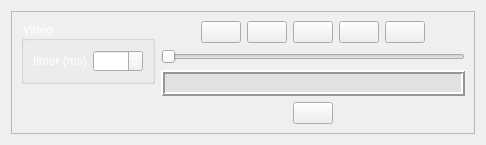
         <widget class="QWidget" name="video_database">
          <layout class="QGridLayout" name="gridLayout_2">
           <item row="0" column="0">
            <widget class="QFrame" name="frame_6">
             <property name="frameShape">
              <enum>QFrame::StyledPanel</enum>
             </property>
             <property name="frameShadow">
              <enum>QFrame::Raised</enum>
             </property>
             <layout class="QHBoxLayout" name="horizontalLayout_17">
              <item>
               <layout class="QVBoxLayout" name="verticalLayout_18">
                <item>
                 <layout class="QVBoxLayout" name="verticalLayout_20">
                  <property name="spacing">
                   <number>6</number>
                  </property>
                  <property name="sizeConstraint">
                   <enum>QLayout::SetDefaultConstraint</enum>
                  </property>
                  <item>
                   <widget class="QGroupBox" name="groupBox_2">
                    <property name="minimumSize">
                     <size>
                      <width>0</width>
                      <height>0</height>
                     </size>
                    </property>
                    <property name="maximumSize">
                     <size>
                      <width>16777215</width>
                      <height>16777215</height>
                     </size>
                    </property>
                    <property name="styleSheet">
                     <string notr="true">color: rgb(255,255,255)</string>
                    </property>
                    <property name="title">
                     <string>Video</string>
                    </property>
                    <layout class="QVBoxLayout" name="verticalLayout_21">
                     <item>
                      <layout class="QFormLayout" name="formLayout_2">
                       <item row="0" column="0">
                        <widget class="QLabel" name="lbl_timer">
                         <property name="text">
                          <string>timer (ms)</string>
                         </property>
                        </widget>
                       </item>
                       <item row="0" column="1">
                        <widget class="QSpinBox" name="spnbx_timer">
                         <property name="minimumSize">
                          <size>
                           <width>50</width>
                           <height>0</height>
                          </size>
                         </property>
                         <property name="maximumSize">
                          <size>
                           <width>50</width>
                           <height>16777215</height>
                          </size>
                         </property>
                         <property name="minimum">
                          <number>1</number>
                         </property>
                         <property name="maximum">
                          <number>100000</number>
                         </property>
                         <property name="value">
                          <number>20</number>
                         </property>
                        </widget>
                       </item>
                      </layout>
                     </item>
                    </layout>
                   </widget>
                  </item>
                  <item>
                   <spacer name="verticalSpacer">
                    <property name="orientation">
                     <enum>Qt::Vertical</enum>
                    </property>
                    <property name="sizeHint" stdset="0">
                     <size>
                      <width>20</width>
                      <height>40</height>
                     </size>
                    </property>
                   </spacer>
                  </item>
                 </layout>
                </item>
               </layout>
              </item>
              <item>
               <layout class="QVBoxLayout" name="verticalLayout_19">
                <item>
                 <layout class="QVBoxLayout" name="verticalLayout_22">
                  <item>
                   <layout class="QHBoxLayout" name="horizontalLayout_15">
                    <item>
                     <spacer name="horizontalSpacer_5">
                      <property name="orientation">
                       <enum>Qt::Horizontal</enum>
                      </property>
                      <property name="sizeHint" stdset="0">
                       <size>
                        <width>40</width>
                        <height>20</height>
                       </size>
                      </property>
                     </spacer>
                    </item>
                    <item>
                     <widget class="QPushButton" name="btn_open_video">
                      <property name="autoFillBackground">
                       <bool>false</bool>
                      </property>
                      <property name="styleSheet">
                       <string notr="true"/>
                      </property>
                      <property name="text">
                       <string/>
                      </property>
                      <property name="icon">
                       <iconset>
                        <normaloff>icons/video_player/folder-svgrepo-com.svg</normaloff>icons/video_player/folder-svgrepo-com.svg</iconset>
                      </property>
                      <property name="iconSize">
                       <size>
                        <width>32</width>
                        <height>32</height>
                       </size>
                      </property>
                     </widget>
                    </item>
                    <item>
                     <widget class="QPushButton" name="btn_rewind">
                      <property name="text">
                       <string/>
                      </property>
                      <property name="icon">
                       <iconset>
                        <normaloff>icons/video_player/skip-start-circle-svgrepo-com.svg</normaloff>icons/video_player/skip-start-circle-svgrepo-com.svg</iconset>
                      </property>
                      <property name="iconSize">
                       <size>
                        <width>32</width>
                        <height>32</height>
                       </size>
                      </property>
                     </widget>
                    </item>
                    <item>
                     <widget class="QPushButton" name="btn_back">
                      <property name="text">
                       <string/>
                      </property>
                      <property name="icon">
                       <iconset>
                        <normaloff>icons/video_player/fast-backward-arrows-button-svgrepo-com.svg</normaloff>icons/video_player/fast-backward-arrows-button-svgrepo-com.svg</iconset>
                      </property>
                      <property name="iconSize">
                       <size>
                        <width>32</width>
                        <height>32</height>
                       </size>
                      </property>
                     </widget>
                    </item>
                    <item>
                     <widget class="QPushButton" name="btn_play_pause">
                      <property name="text">
                       <string/>
                      </property>
                      <property name="icon">
                       <iconset>
                        <normaloff>icons/video_player/play-svgrepo-com.svg</normaloff>icons/video_player/play-svgrepo-com.svg</iconset>
                      </property>
                      <property name="iconSize">
                       <size>
                        <width>32</width>
                        <height>32</height>
                       </size>
                      </property>
                     </widget>
                    </item>
                    <item>
                     <widget class="QPushButton" name="btn_forward">
                      <property name="text">
                       <string/>
                      </property>
                      <property name="icon">
                       <iconset>
                        <normaloff>icons/video_player/fast-forward-svgrepo-com (1).svg</normaloff>icons/video_player/fast-forward-svgrepo-com (1).svg</iconset>
                      </property>
                      <property name="iconSize">
                       <size>
                        <width>32</width>
                        <height>32</height>
                       </size>
                      </property>
                     </widget>
                    </item>
                    <item>
                     <spacer name="horizontalSpacer_6">
                      <property name="orientation">
                       <enum>Qt::Horizontal</enum>
                      </property>
                      <property name="sizeHint" stdset="0">
                       <size>
                        <width>40</width>
                        <height>20</height>
                       </size>
                      </property>
                     </spacer>
                    </item>
                   </layout>
                  </item>
                  <item>
                   <widget class="QSlider" name="hsldr_timeline">
                    <property name="maximum">
                     <number>100</number>
                    </property>
                    <property name="orientation">
                     <enum>Qt::Horizontal</enum>
                    </property>
                   </widget>
                  </item>
                  <item>
                   <widget class="QLabel" name="lbl_frame">
                    <property name="sizePolicy">
                     <sizepolicy hsizetype="Expanding" vsizetype="Expanding">
                      <horstretch>0</horstretch>
                      <verstretch>0</verstretch>
                     </sizepolicy>
                    </property>
                    <property name="minimumSize">
                     <size>
                      <width>0</width>
                      <height>0</height>
                     </size>
                    </property>
                    <property name="maximumSize">
                     <size>
                      <width>16777215</width>
                      <height>16777215</height>
                     </size>
                    </property>
                    <property name="styleSheet">
                     <string notr="true">color: rgb(255,255,255);
background-color: rgb(225, 225, 225)</string>
                    </property>
                    <property name="frameShape">
                     <enum>QFrame::Box</enum>
                    </property>
                    <property name="frameShadow">
                     <enum>QFrame::Raised</enum>
                    </property>
                    <property name="lineWidth">
                     <number>2</number>
                    </property>
                    <property name="text">
                     <string/>
                    </property>
                    <property name="scaledContents">
                     <bool>true</bool>
                    </property>
                    <property name="alignment">
                     <set>Qt::AlignCenter</set>
                    </property>
                   </widget>
                  </item>
                  <item>
                   <layout class="QHBoxLayout" name="horizontalLayout_16">
                    <item>
                     <spacer name="horizontalSpacer_7">
                      <property name="orientation">
                       <enum>Qt::Horizontal</enum>
                      </property>
                      <property name="sizeHint" stdset="0">
                       <size>
                        <width>40</width>
                        <height>20</height>
                       </size>
                      </property>
                     </spacer>
                    </item>
                    <item>
                     <widget class="QPushButton" name="btn_take_picture">
                      <property name="text">
                       <string/>
                      </property>
                      <property name="icon">
                       <iconset>
                        <normaloff>icons/video_player/camera-svgrepo-com (1).svg</normaloff>icons/video_player/camera-svgrepo-com (1).svg</iconset>
                      </property>
                      <property name="iconSize">
                       <size>
                        <width>32</width>
                        <height>32</height>
                       </size>
                      </property>
                     </widget>
                    </item>
                    <item>
                     <spacer name="horizontalSpacer_8">
                      <property name="orientation">
                       <enum>Qt::Horizontal</enum>
                      </property>
                      <property name="sizeHint" stdset="0">
                       <size>
                        <width>40</width>
                        <height>20</height>
                       </size>
                      </property>
                     </spacer>
                    </item>
                   </layout>
                  </item>
                 </layout>
                </item>
               </layout>
              </item>
             </layout>
            </widget>
           </item>
          </layout>
         </widget>
